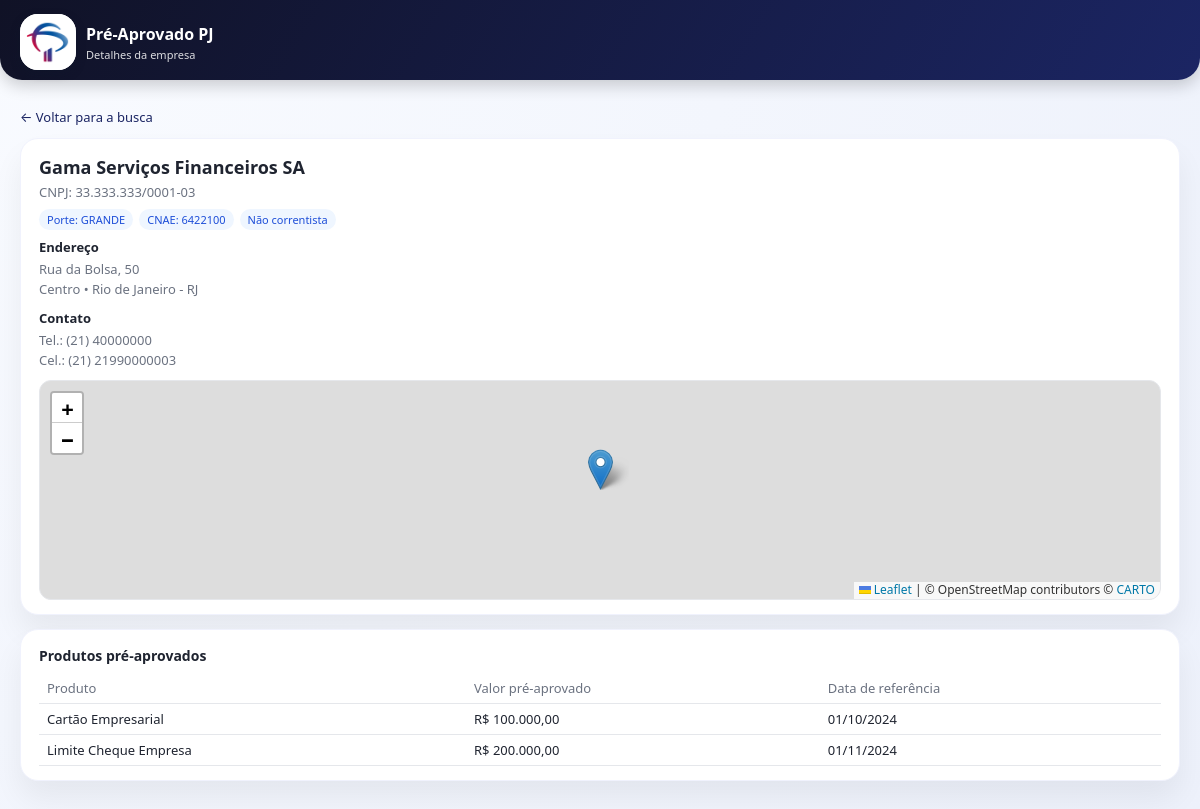
The app's page /detalhes.php?cnpj=33333333000103 with its own data.
### tables this page shows
CREATE TABLE `d_empresas` (
  `cnpj` char(14) NOT NULL,
  `razao_social` varchar(200) NOT NULL,
  `porte` varchar(50) NOT NULL,
  `estado` char(2) DEFAULT NULL,
  `cidade` varchar(120) DEFAULT NULL,
  `bairro` varchar(120) DEFAULT NULL,
  `cod_cnae` varchar(10) DEFAULT NULL,
  `cnae` varchar(255) DEFAULT NULL,
  `rua` varchar(200) DEFAULT NULL,
  `numero` varchar(20) DEFAULT NULL,
  `complemento` varchar(100) DEFAULT NULL,
  `DDD` varchar(20) DEFAULT NULL,
  `telefone` varchar(20) DEFAULT NULL,
  `celular` varchar(20) DEFAULT NULL,
  `latitude` varchar(50) DEFAULT NULL,
  `longitude` varchar(50) DEFAULT NULL,
  `criado_em` datetime NOT NULL DEFAULT CURRENT_TIMESTAMP,
  `atualizado_em` datetime NOT NULL DEFAULT CURRENT_TIMESTAMP ON UPDATE CURRENT_TIMESTAMP,
  `cep` varchar(100) DEFAULT NULL,
  `cd_cnae` int(11) DEFAULT NULL,
  `email` varchar(150) DEFAULT NULL,
  PRIMARY KEY (`cnpj`),
  KEY `idx_empresas_estado_cidade` (`estado`,`cidade`),
  KEY `idx_empresas_razao` (`razao_social`(191)),
  KEY `idx_empresas_uf_cidade_bairro` (`estado`,`cidade`,`bairro`)
);

CREATE TABLE `f_preaprovados` (
  `id` bigint(20) NOT NULL AUTO_INCREMENT,
  `cnpj` char(14) NOT NULL,
  `data_referencia` date NOT NULL,
  `id_produto` int(11) NOT NULL,
  `valor_pre_aprovado` decimal(18,2) NOT NULL,
  `criado_em` datetime NOT NULL DEFAULT CURRENT_TIMESTAMP,
  `atualizado_em` datetime NOT NULL DEFAULT CURRENT_TIMESTAMP ON UPDATE CURRENT_TIMESTAMP,
  `DATA_HOJE` varchar(50) DEFAULT NULL,
  `produto` varchar(50) DEFAULT NULL,
  PRIMARY KEY (`id`),
  UNIQUE KEY `uk_f_pre_empresa_produto_data` (`cnpj`,`id_produto`,`data_referencia`),
  KEY `idx_f_pre_cnpj_data` (`cnpj`,`data_referencia`),
  KEY `idx_f_pre_produto` (`id_produto`),
  KEY `idx_f_preaprovados_cnpj_produto` (`cnpj`,`id_produto`),
  KEY `idx_f_preaprovados_produto_valor` (`id_produto`,`valor_pre_aprovado`),
  KEY `idx_f_preaprovados_produtos` (`cnpj`),
  CONSTRAINT `fk_f_pre_empresa` FOREIGN KEY (`cnpj`) REFERENCES `d_empresas` (`cnpj`),
  CONSTRAINT `fk_f_pre_produto` FOREIGN KEY (`id_produto`) REFERENCES `d_produtos` (`id`)
);

CREATE TABLE `d_produtos` (
  `id` int(11) NOT NULL AUTO_INCREMENT,
  `nome` varchar(150) NOT NULL,
  `ordem` int(11) NOT NULL,
  PRIMARY KEY (`id`)
);

### detalhes.php (the view, shortened to what this page needs)
<?php
$host = 'localhost';
$db   = 'PreAprovados';
$user = 'root';
$pass = '';
$charset = 'utf8mb4';
$mysqli = new mysqli($host, $user, $pass, $db);
$mysqli->set_charset($charset);
$cnpjParam = isset($_GET['cnpj']) ? $_GET['cnpj'] : '';
$cnpjLimpo = preg_replace('/\D/', '', $cnpjParam);
$sqlEmpresa = "
    SELECT
      cnpj,
      razao_social,
      porte,
      estado,
      cidade,
      bairro,
      rua,
      numero,
      complemento,
      ddd,
      celular,
      telefone,
      cod_cnae,
      cnae,
      latitude,
      longitude
    FROM d_empresas
    WHERE REPLACE(cnpj, '.', '') = ? OR cnpj = ?
    LIMIT 1
";
$stmtEmp = $mysqli->prepare($sqlEmpresa);
$stmtEmp->bind_param('ss', $cnpjLimpo, $cnpjLimpo);
$stmtEmp->execute();
$resEmp = $stmtEmp->get_result();
$empresa = $resEmp->fetch_assoc();
$sqlProd = "
    SELECT
      p.nome AS produto_nome,
      f.valor_pre_aprovado,
      f.data_referencia AS data_pre_aprovado
    FROM f_preAprovados f
    JOIN d_produtos p ON p.id = f.id_produto
    WHERE f.cnpj = ?
    ORDER BY p.ordem, p.nome
";
$stmtProd = $mysqli->prepare($sqlProd);
$stmtProd->bind_param('s', $empresa['cnpj']);
$stmtProd->execute();
$resProd = $stmtProd->get_result();
$produtos = [];
while ($row = $resProd->fetch_assoc()) {
    $produtos[] = $row;
}
$latitude  = isset($empresa['latitude']) ? trim($empresa['latitude']) : '';
$longitude = isset($empresa['longitude']) ? trim($empresa['longitude']) : '';
$temCoordenadas = ($latitude !== '' && $longitude !== '');
function formatarCnpj($cnpj) {
    $n = preg_replace('/\D/', '', $cnpj);
    if (strlen($n) === 14) {
        return substr($n,0,2).'.'.substr($n,2,3).'.'.substr($n,5,3).'/'.substr($n,8,4).'-'.substr($n,12,2);
    }
    return $cnpj;
}
function formatarTelefone($ddd, $tel) {
    $ddd = trim($ddd);
    $tel = preg_replace('/\D/', '', $tel);
    if ($ddd !== '') {
        return "($ddd) " . $tel;
    }
    return $tel;
}
function formatarData($data) {
    $ts = strtotime($data);
    return date('d/m/Y', $ts);
}
function formatarMoeda($valor) {
    return 'R$ ' . number_format((float)$valor, 2, ',', '.');
}
?>
<!DOCTYPE html>
<html lang="pt-BR">
<head>
  <link rel="stylesheet" href="style.css" />
  <link
    rel="stylesheet"
    href="https://unpkg.com/leaflet@1.9.4/dist/leaflet.css"
  />
</head>
<body>
  <header class="app-header">
    <div class="app-header-inner">
      <div class="brand">
        <div class="brand-logo">
          <img src="img/icone3.png" alt="Pré-Aprovado PJ" />
        </div>
        <div class="brand-text">
          <div class="brand-title">Pré-Aprovado PJ</div>
          <div class="brand-subtitle">Detalhes da empresa</div>
        </div>
      </div>
    </div>
  </header>
  <main class="app-shell">
    <a href="index.php" class="back-link">← Voltar para a busca</a>
    <section class="card">
      <div class="details-header">
        <div class="details-name">
          <?php echo htmlspecialchars($empresa['razao_social']); ?>
        </div>
        <div class="details-cnpj">
          CNPJ: <?php echo htmlspecialchars(formatarCnpj($empresa['cnpj'])); ?>
        </div>
        <div class="details-tags">
          <?php if (!empty($empresa['porte'])): ?>
            <span class="tag-pill">Porte: <?php echo htmlspecialchars($empresa['porte']); ?></span>
          <?php endif; ?>
          <?php if (!empty($empresa['cod_cnae'])): ?>
            <span class="tag-pill">
              CNAE: <?php echo htmlspecialchars($empresa['cod_cnae']); ?>
            </span>
          <?php endif; ?>
          <span class="tag-pill">Não correntista</span>
        </div>
      </div>
      <div class="details-grid">
        <div>
          <div class="details-block-title">Endereço</div>
          <p class="details-text">
            <?php
              $linha1 = trim(($empresa['rua'] ?? '') . ', ' . ($empresa['numero'] ?? ''));
              $linha2 = trim(($empresa['bairro'] ?? '') . ' • ' . ($empresa['cidade'] ?? '') . ' - ' . ($empresa['estado'] ?? ''));
              if ($linha1 !== '') {
                  echo htmlspecialchars($linha1) . '<br />';
              }
              echo htmlspecialchars($linha2);
            ?>
          </p>
          <div style="margin-top:10px;">
            <div class="details-block-title">Contato</div>
            <p class="details-text">
              <?php
                $tel = formatarTelefone($empresa['ddd'], $empresa['telefone']);
                $cel = formatarTelefone($empresa['ddd'], $empresa['celular']);
                if ($tel !== '') {
                    echo 'Tel.: ' . htmlspecialchars($tel) . '<br />';
                }
                if ($cel !== '') {
                    echo 'Cel.: ' . htmlspecialchars($cel);
                }
              ?>
            </p>
          </div>
        </div>
      </div>
      <?php if ($temCoordenadas): ?>
        <div id="map" class="map-container"></div>
      <?php endif; ?>
    </section>
    <section class="card" style="margin-top:14px;">
      <div class="side-card-title">Produtos pré-aprovados</div>
      <?php if (empty($produtos)): ?>
        <p class="empty-state">
          Nenhum produto pré-aprovado cadastrado para esta empresa.
        </p>
      <?php else: ?>
        <table class="table-produtos">
          <thead>
            <tr>
              <th>Produto</th>
              <th>Valor pré-aprovado</th>
              <th>Data de referência</th>
            </tr>
          </thead>
          <tbody>
            <?php foreach ($produtos as $p): ?>
              <tr>
                <td><?php echo htmlspecialchars($p['produto_nome']); ?></td>
                <td><?php echo htmlspecialchars(formatarMoeda($p['valor_pre_aprovado'])); ?></td>
                <td><?php echo htmlspecialchars(formatarData($p['data_pre_aprovado'])); ?></td>
              </tr>
            <?php endforeach; ?>
          </tbody>
        </table>
      <?php endif; ?>
    </section>
  </main>
</body>
</html>

### style.css (style rules this page uses)
:root { --bradesco-red: #cc092f; --bradesco-red-soft: #ffedf1; --bradesco-dark: #101226; --bradesco-blue: #1b2563; --bradesco-bg: #f3f5fb; --card-bg: #ffffff; --text-main: #1f2430; --text-muted: #6b7280; --border-soft: #e2e4ec; --radius-lg: 18px; --radius-md: 12px; --shadow-soft: 0 18px 30px rgba(0, 0, 0, 0.06); --field-height: 40px; }
* { box-sizing: border-box; margin: 0; padding: 0; font-family: system-ui, -apple-system, BlinkMacSystemFont, "Segoe UI", sans-serif; }
body { background: radial-gradient(circle at top left, #f9fbff, #edf1fb); color: var(--text-main); min-height: 100vh; }
.app-shell { max-width: 1280px; margin: 0 auto; padding: 12px 20px 32px; }
.app-header { position: sticky; top: 0; z-index: 20; background: linear-gradient(120deg, var(--bradesco-dark), var(--bradesco-blue)); color: #fff; padding: 14px 0 10px; margin-bottom: 4px; box-shadow: 0 6px 16px rgba(0, 0, 0, 0.18); border-radius: 0 0 22px 22px; }
.app-header-inner { max-width: 1280px; margin: 0 auto; padding: 0 20px; display: flex; align-items: center; justify-content: flex-start; }
.brand { display: flex; align-items: center; gap: 10px; }
.brand-logo { width: 56px; height: 56px; border-radius: 18px; background: #ffffff; display: flex; align-items: center; justify-content: center; overflow: hidden; box-shadow: 0 4px 10px rgba(15, 23, 42, 0.35); }
.brand-logo img { width: 100%; height: 100%; object-fit: cover; }
.brand-text { display: flex; flex-direction: column; gap: 2px; }
.brand-title { font-size: 16px; font-weight: 600; }
.brand-subtitle { font-size: 11px; opacity: 0.85; }
.card { background: var(--card-bg); border-radius: var(--radius-lg); padding: 16px 18px 14px; box-shadow: var(--shadow-soft); border: 1px solid #f0f2fd; }
.side-card-title { font-size: 14px; font-weight: 600; margin-bottom: 6px; }
.back-link { display: inline-flex; align-items: center; gap: 6px; font-size: 13px; color: var(--bradesco-blue); text-decoration: none; margin: 12px 0; }
.details-header { display: flex; flex-direction: column; gap: 4px; margin-bottom: 8px; }
.details-name { font-size: 18px; font-weight: 600; }
.details-cnpj { font-size: 13px; color: var(--text-muted); }
.details-tags { display: flex; flex-wrap: wrap; gap: 6px; margin-top: 4px; }
.tag-pill { font-size: 11px; padding: 3px 8px; border-radius: 999px; background: #eff6ff; color: #1d4ed8; }
.details-grid { display: grid; grid-template-columns: minmax(0, 1fr); gap: 12px; margin-top: 8px; }
.details-block-title { font-size: 13px; font-weight: 600; margin-bottom: 4px; }
.details-text { font-size: 13px; color: var(--text-muted); line-height: 1.5; }
.table-produtos { width: 100%; border-collapse: collapse; margin-top: 8px; font-size: 13px; }
.table-produtos th, .table-produtos td { padding: 6px 8px; border-bottom: 1px solid #e5e7eb; }
.table-produtos th { text-align: left; color: var(--text-muted); font-weight: 500; }
.map-container { margin-top: 10px; width: 100%; height: 220px; border-radius: var(--radius-md); overflow: hidden; border: 1px solid #e5e7eb; }

### records on screen
d_empresas: razao_social "Gama Serviços Financeiros SA", cnpj "33.333.333/0001-03", porte "GRANDE", cod_cnae "6422100", linha1 "Rua da Bolsa, 50", linha2 "Centro • Rio de Janeiro - RJ", cel "(21) 21990000003"
f_preaprovados: id_produto.nome "Cartão Empresarial", valor_pre_aprovado "R$ 100.000,00", data_referencia "01/10/2024"
f_preaprovados: id_produto.nome "Limite Cheque Empresa", valor_pre_aprovado "R$ 200.000,00", data_referencia "01/11/2024"

### other values on screen
$tel "(21) 40000000"
